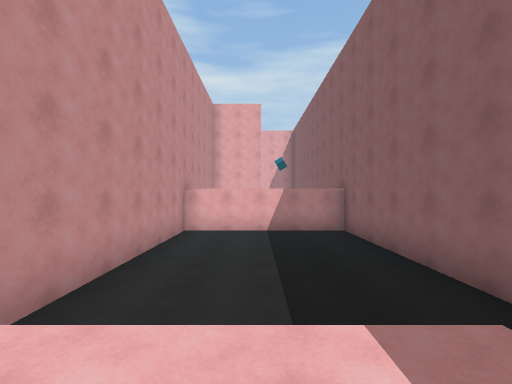
[1] (above)

12 first-person views from a walk through a Unity game level. The camera is 1.3 m above the floor, looks level and sees 90° across. The floor is counted in squares, 2 m on a side. Each view is taken from the middle of a square. On the plan, view 1 faces up. The plan holds only what a view shows up to about 9 squares ahead; the rest is blank. The place goes on beyond the plan. The player is left out.

[2]
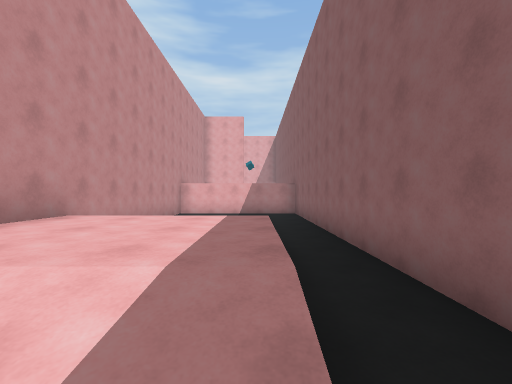

[3]
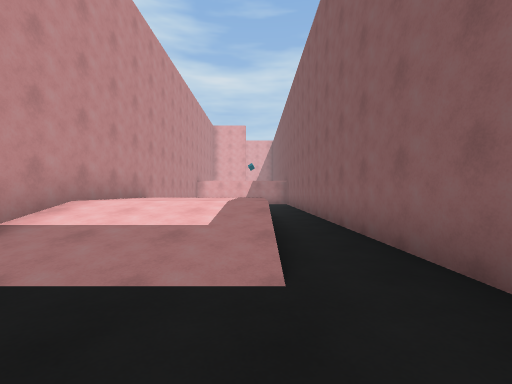

[4]
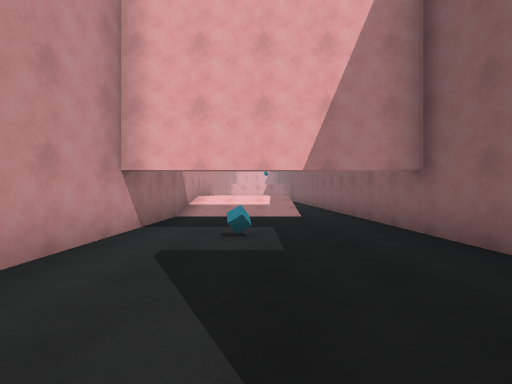

[5]
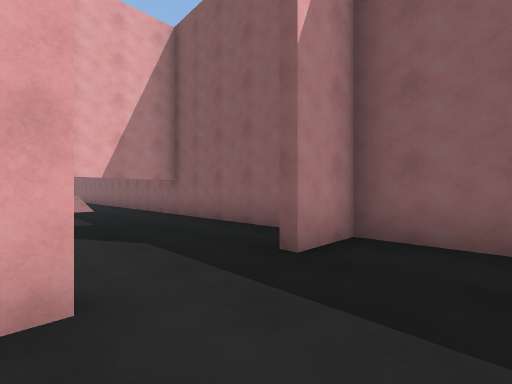

[6]
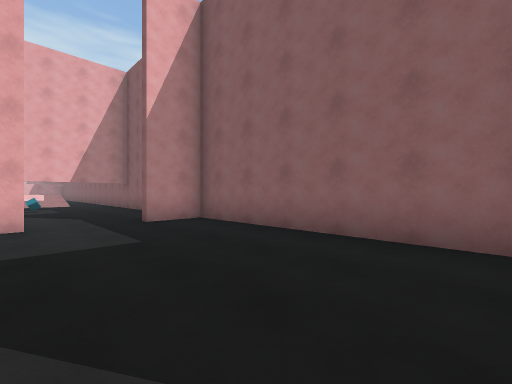

[7]
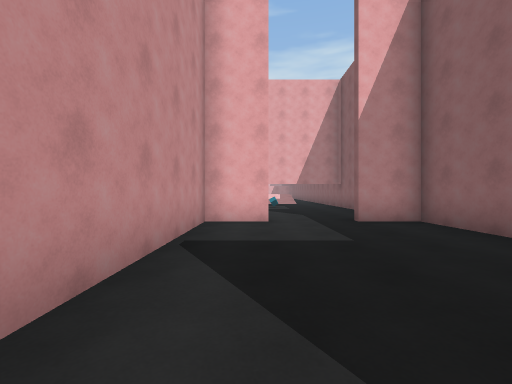

[8]
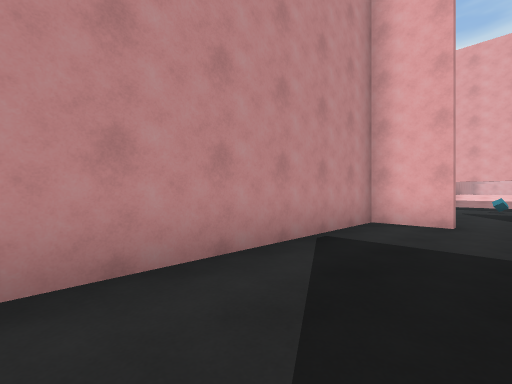

[9]
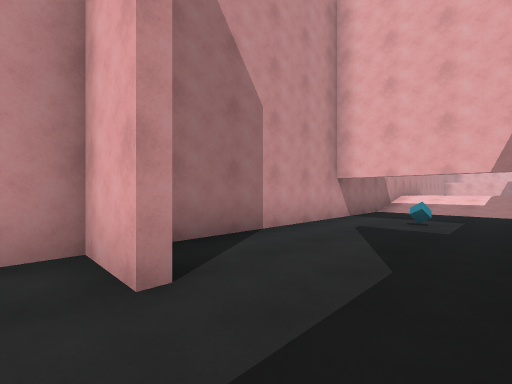

[10]
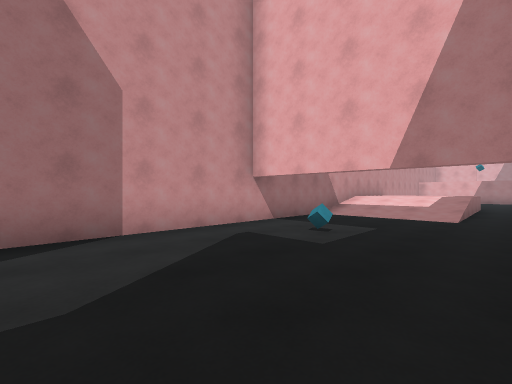

[11]
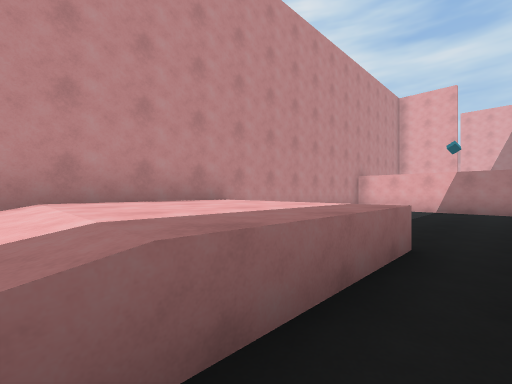

[12]
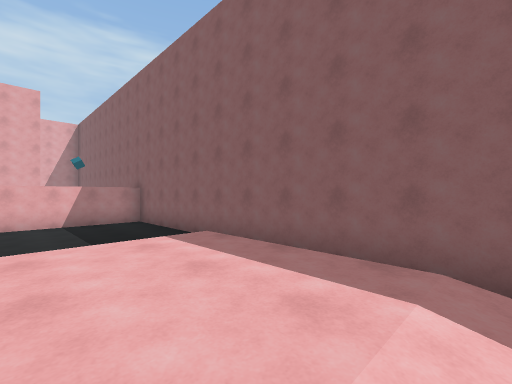

### Floor plan
Key: @ floor where view 1 was taken; # wall or solid block; . main floor; : floor 1 m higher than the main floor; / step, stairs or slope; C cyan cube.
Columns run from 3 left of view 1 to 3 right of it. Each row starts with its distance up from view 1.
  8 #######
  7 #.....#
  6 #.....#
  5 #.....#
  4 #.....#
  3 #.....#
  2 #.....#
  1 #:::/.#
  0 #::@/.#
 -1 #:::/.#
 -2 #////.#
 -3 #////.#
 -4 #.///.#
 -5 #.....#
 -6 #.....#
 -7 #..C..#
 -8 #.....#
 -9 #.....#
-10 #.....#
-11 #.....#
-12 ###..##
-13 #.....#
-14 #.....#
-15 #.....#
-16 #.....#
-17 #.....#
-18 #.....#

Positions as (right, up) in squares from view 1, and headings:
1: (0, 0), facing up
2: (1, -3), facing up
3: (1, -6), facing up
4: (0, -11), facing up
5: (-1, -14), facing up-right
6: (-1, -18), facing up-right
7: (-1, -18), facing up
8: (0, -18), facing up-left
9: (1, -13), facing up-left
10: (2, -11), facing up-left
11: (2, -2), facing up-left
12: (-1, -2), facing up-right
